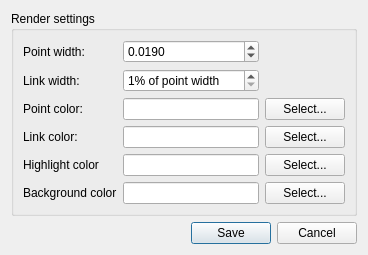
<?xml version="1.0" encoding="UTF-8"?>
<ui version="4.0">
 <class>RenderDialog</class>
 <widget class="QDialog" name="RenderDialog">
  <property name="geometry">
   <rect>
    <x>0</x>
    <y>0</y>
    <width>368</width>
    <height>247</height>
   </rect>
  </property>
  <property name="windowTitle">
   <string>Render settings</string>
  </property>
  <layout class="QGridLayout" name="gridLayout_2">
   <item row="1" column="1">
    <widget class="QPushButton" name="saveButton">
     <property name="text">
      <string>Save</string>
     </property>
     <property name="icon">
      <iconset resource="../res.qrc">
       <normaloff>:/res/apply.png</normaloff>:/res/apply.png</iconset>
     </property>
    </widget>
   </item>
   <item row="1" column="2">
    <widget class="QPushButton" name="cancelButton">
     <property name="text">
      <string>Cancel</string>
     </property>
     <property name="icon">
      <iconset resource="../res.qrc">
       <normaloff>:/res/cancel.png</normaloff>:/res/cancel.png</iconset>
     </property>
    </widget>
   </item>
   <item row="1" column="0">
    <spacer name="horizontalSpacer">
     <property name="orientation">
      <enum>Qt::Horizontal</enum>
     </property>
     <property name="sizeHint" stdset="0">
      <size>
       <width>40</width>
       <height>20</height>
      </size>
     </property>
    </spacer>
   </item>
   <item row="0" column="0" colspan="3">
    <widget class="QGroupBox" name="groupBox">
     <property name="title">
      <string>Render settings</string>
     </property>
     <layout class="QGridLayout" name="gridLayout">
      <item row="0" column="0">
       <widget class="QLabel" name="label">
        <property name="text">
         <string>Point width:</string>
        </property>
       </widget>
      </item>
      <item row="0" column="1">
       <widget class="QDoubleSpinBox" name="pwidthBox">
        <property name="decimals">
         <number>4</number>
        </property>
        <property name="maximum">
         <double>1.000000000000000</double>
        </property>
        <property name="singleStep">
         <double>0.001000000000000</double>
        </property>
        <property name="value">
         <double>0.019000000000000</double>
        </property>
       </widget>
      </item>
      <item row="1" column="0">
       <widget class="QLabel" name="label_2">
        <property name="text">
         <string>Link width: </string>
        </property>
       </widget>
      </item>
      <item row="1" column="1">
       <widget class="QSpinBox" name="lwidthBox">
        <property name="suffix">
         <string>% of point width</string>
        </property>
        <property name="minimum">
         <number>1</number>
        </property>
        <property name="maximum">
         <number>999</number>
        </property>
       </widget>
      </item>
      <item row="2" column="0">
       <widget class="QLabel" name="label_3">
        <property name="text">
         <string>Point color:</string>
        </property>
       </widget>
      </item>
      <item row="2" column="1">
       <widget class="QLineEdit" name="pcolorEdit"/>
      </item>
      <item row="2" column="2">
       <widget class="QPushButton" name="pcolorButton">
        <property name="text">
         <string>Select...</string>
        </property>
       </widget>
      </item>
      <item row="3" column="0">
       <widget class="QLabel" name="label_4">
        <property name="text">
         <string>Link color:</string>
        </property>
       </widget>
      </item>
      <item row="3" column="1">
       <widget class="QLineEdit" name="lcolorEdit"/>
      </item>
      <item row="3" column="2">
       <widget class="QPushButton" name="lcolorButton">
        <property name="text">
         <string>Select...</string>
        </property>
       </widget>
      </item>
      <item row="4" column="0">
       <widget class="QLabel" name="label_5">
        <property name="text">
         <string>Highlight color</string>
        </property>
       </widget>
      </item>
      <item row="4" column="1">
       <widget class="QLineEdit" name="hcolorEdit"/>
      </item>
      <item row="4" column="2">
       <widget class="QPushButton" name="hcolorButton">
        <property name="text">
         <string>Select...</string>
        </property>
       </widget>
      </item>
      <item row="5" column="0">
       <widget class="QLabel" name="label_6">
        <property name="text">
         <string>Background color</string>
        </property>
       </widget>
      </item>
      <item row="5" column="1">
       <widget class="QLineEdit" name="bcolorEdit"/>
      </item>
      <item row="5" column="2">
       <widget class="QPushButton" name="bcolorButton">
        <property name="text">
         <string>Select...</string>
        </property>
       </widget>
      </item>
     </layout>
    </widget>
   </item>
  </layout>
 </widget>
 <resources>
  <include location="../res.qrc"/>
 </resources>
 <connections/>
</ui>
